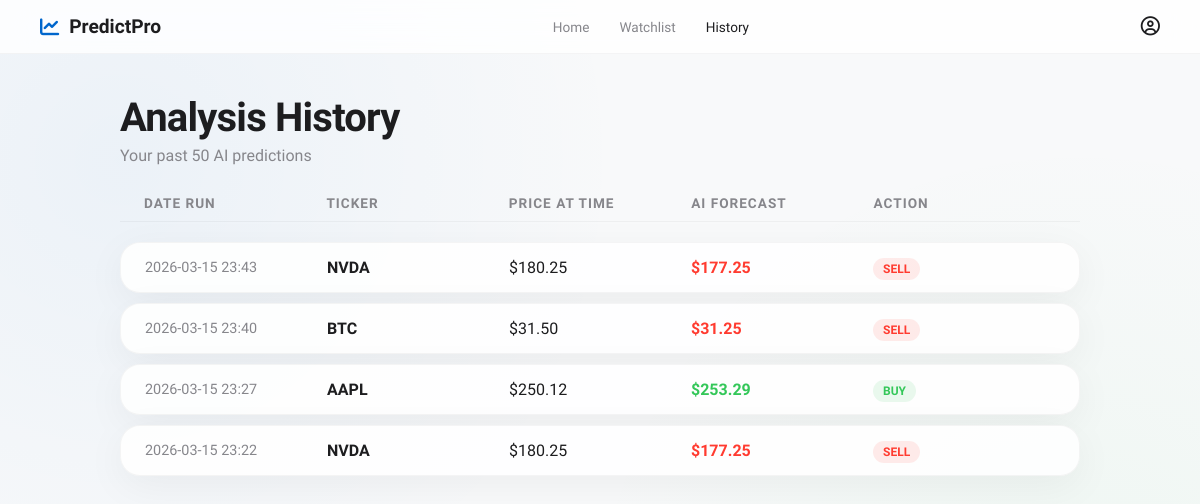
Before: /history with the older database file.
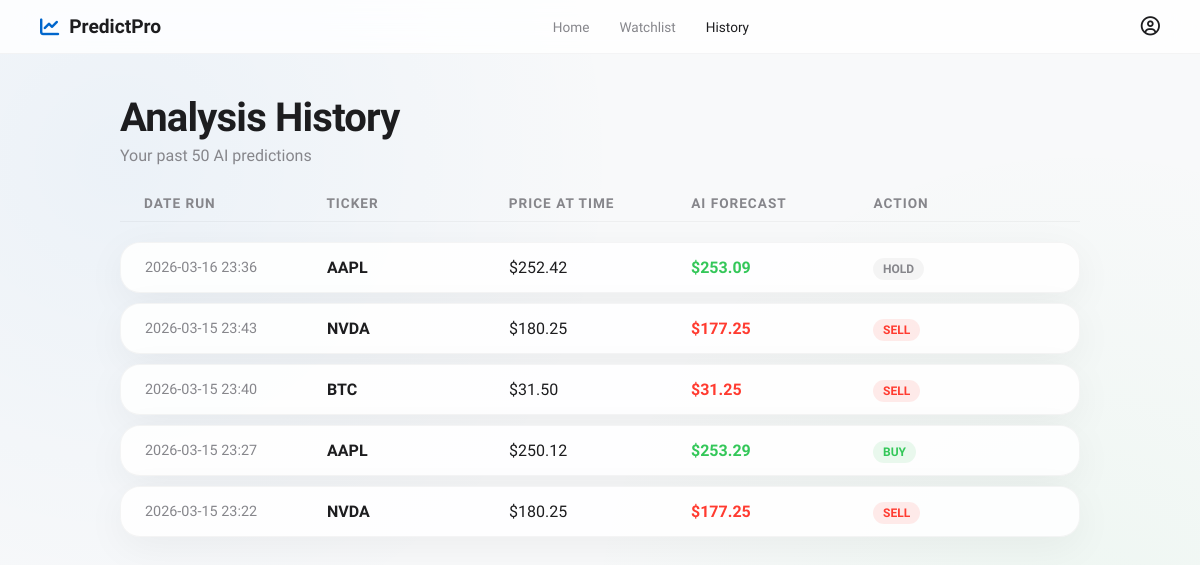
After: the same page with the newer database file.
### database.py (models this page shows)
class BaseModel(Model):
    class Meta:
        database = db

class PredictionHistory(BaseModel):
    ticker = CharField()
    date_run = DateTimeField(default=datetime.now)
    current_price = FloatField()
    predicted_price = FloatField()
    ai_suggestion = CharField()

### app.py (the view)
@app.route('/history')
def history():
    db.connect(reuse_if_open=True)
    records = PredictionHistory.select().order_by(PredictionHistory.date_run.desc()).limit(50)
    history_data = [
        {
            "ticker": r.ticker,
            "date": r.date_run.strftime('%Y-%m-%d %H:%M'),
            "current_price": r.current_price,
            "predicted_price": r.predicted_price,
            "suggestion": r.ai_suggestion
        } for r in records
    ]
    db.close()
    return render_template('history.html', history=history_data)

### templates/history.html (shortened to what this page needs)
<!DOCTYPE html>
<html lang="en">
<head>
    <link rel="stylesheet" href="{{ url_for('static', filename='style.css') }}">
    <link rel="stylesheet" href="https://cdnjs.cloudflare.com/ajax/libs/font-awesome/6.4.0/css/all.min.css">
</head>
<body>
    <nav class="navbar">
        <div class="nav-logo" style="color: var(--accent-blue); display: flex; align-items: center; gap: 10px;">
            <i class="fa-solid fa-chart-line"></i>
            <span style="font-weight: 700; font-size: 1.2rem; color: var(--text-primary);">PredictPro</span>
        </div>
        <div class="nav-links">
            <a href="/">Home</a>
            <a href="/watchlist">Watchlist</a>
            <a href="/history" class="active">History</a>
        </div>
        <div class="nav-profile"><i class="fa-regular fa-user-circle"></i></div>
    </nav>
    <main class="page-container fade-in">
        <h1 class="page-title">Analysis History</h1>
        <p class="page-subtitle">Your past 50 AI predictions</p>
        {% if history %}
            <div class="grid-table history-grid">
                <div class="grid-header">
                    <div>Date Run</div>
                    <div>Ticker</div>
                    <div>Price at Time</div>
                    <div>AI Forecast</div>
                    <div>Action</div>
                </div>
                {% for record in history %}
                    <div class="grid-row glass-widget">
                        <div style="color: var(--text-secondary); font-size: 0.9rem;">{{ record.date }}</div>
                        <div style="font-weight: 700;">{{ record.ticker }}</div>
                        <div>${{ "%.2f"|format(record.current_price) }}</div>
                        <div style="font-weight: 600;" class="{{ 'positive' if record.predicted_price > record.current_price else 'negative' }}">
                            ${{ "%.2f"|format(record.predicted_price) }}
                        </div>
                        <div>
                            <span class="history-chip {{ record.suggestion | lower }}-chip">
                                {{ record.suggestion }}
                            </span>
                        </div>
                    </div>
                {% endfor %}
            </div>
        {% else %}
            <div class="empty-state glass-widget">
                <i class="fa-solid fa-clock-rotate-left" style="font-size: 3rem; color: var(--text-secondary); margin-bottom: 20px;"></i>
                <h3>No history found</h3>
                <p>Track your AI intelligence requests over time here.</p>
            </div>
        {% endif %}
    </main>
</body>
</html>

### static/style.css (style rules this page uses)
:root { --bg-main: #f8f9fa; --text-primary: #1d1d1f; --text-secondary: #86868b; --accent-blue: #0066cc; --accent-hover: #0077ed; --card-bg: rgba(255, 255, 255, 0.85); --card-border: rgba(0, 0, 0, 0.04); --card-shadow: 0 10px 40px rgba(0, 0, 0, 0.05); --success: #34c759; --success-bg: rgba(52, 199, 89, 0.1); --danger: #ff3b30; --danger-bg: rgba(255, 59, 48, 0.1); --warning: #ffcc00; }
* { box-sizing: border-box; margin: 0; padding: 0; }
body { background-color: var(--bg-main); color: var(--text-primary); font-family: 'SF Pro Display', 'Inter', -apple-system, BlinkMacSystemFont, sans-serif; min-height: 100vh; display: flex; flex-direction: column; overflow-x: hidden; background-image: radial-gradient(circle at 10% 20%, rgba(0, 102, 204, 0.05) 0%, transparent 40%), radial-gradient(circle at 90% 80%, rgba(52, 199, 89, 0.05) 0%, transparent 40%); }
.navbar { display: flex; justify-content: space-between; align-items: center; padding: 15px 40px; background: rgba(255, 255, 255, 0.8); backdrop-filter: saturate(180%) blur(20px); -webkit-backdrop-filter: blur(20px); border-bottom: 1px solid var(--card-border); position: sticky; top: 0; z-index: 100; }
.nav-links { display: flex; gap: 30px; }
.nav-links a { text-decoration: none; color: var(--text-secondary); font-size: 0.85rem; font-weight: 500; transition: color 0.2s; }
.nav-links a:hover, .nav-links a.active { color: var(--text-primary); }
.nav-logo, .nav-profile { font-size: 1.2rem; color: var(--text-primary); cursor: pointer; }
.glass-widget { background: var(--card-bg); backdrop-filter: blur(20px); -webkit-backdrop-filter: blur(20px); border: 1px solid var(--card-border); border-radius: 20px; box-shadow: var(--card-shadow); padding: 24px; }
.buy-chip { background: var(--success-bg); color: var(--success); }
.sell-chip { background: var(--danger-bg); color: var(--danger); }
.hold-chip { background: var(--card-border); color: var(--text-secondary); }
.positive { color: var(--success); }
.negative { color: var(--danger); }
.fade-in { animation: slideUp 0.6s cubic-bezier(0.16, 1, 0.3, 1) forwards; }
.page-container { max-width: 1000px; margin: 40px auto; padding: 0 20px; width: 100%; flex: 1; }
.page-title { font-size: 2.5rem; letter-spacing: -0.02em; margin-bottom: 5px; }
.page-subtitle { color: var(--text-secondary); margin-bottom: 30px; }
.grid-table { display: flex; flex-direction: column; gap: 10px; width: 100%; }
.grid-header { display: grid; grid-template-columns: 1fr 1fr 1fr; padding: 0 24px 10px 24px; color: var(--text-secondary); font-size: 0.85rem; font-weight: 600; text-transform: uppercase; letter-spacing: 1px; border-bottom: 1px solid var(--card-border); margin-bottom: 10px; }
.history-grid .grid-header { grid-template-columns: 1fr 1fr 1fr 1fr 1fr; }
.grid-row { display: grid; grid-template-columns: 1fr 1fr 1fr; align-items: center; padding: 15px 24px; transition: transform 0.2s; }
.history-grid .grid-row { grid-template-columns: 1fr 1fr 1fr 1fr 1fr; }
.history-chip { padding: 4px 10px; border-radius: 12px; font-size: 0.75rem; font-weight: 700; }

Changed rows visible on the page:
added PredictionHistory: date "2026-03-16 23:36", ticker "AAPL", current_price "252.42", predicted_price "253.09", suggestion "HOLD"
